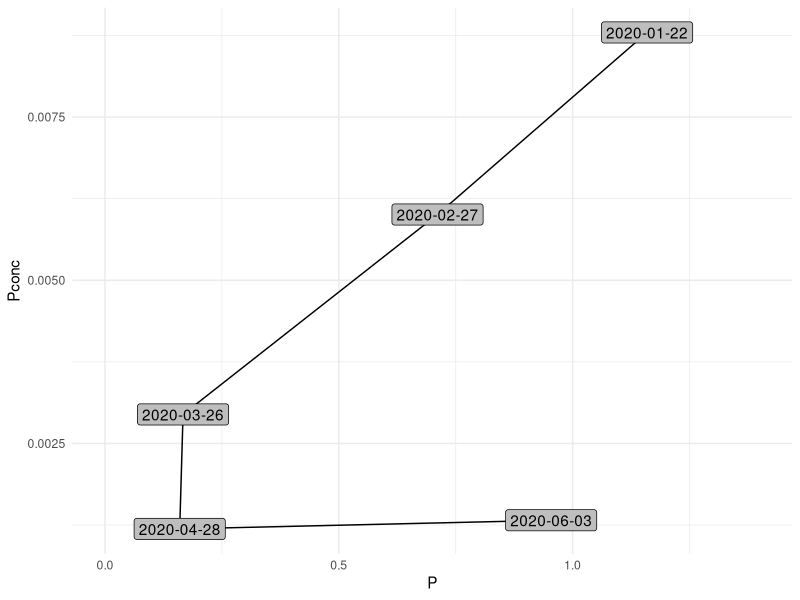

The R script that drew this image:
library(ggplot2)
library(plyr)
library(lubridate)
library(reshape2)

setwd("~/QDev/UniSim3/input/models/saccharina/data")
obs = read.table("obs-2019.txt", sep="\t", header=TRUE)
env = read.table("env-2019.txt", sep="\t", header=TRUE)
obs$Date = dmy(obs$Date)
env$Date = dmy(env$Date)
M = join(obs, env, by="Date")

ggplot(M, aes(P, Pconc)) +
  geom_path() +
  geom_label(aes(label=Date), fill="grey") +
  xlim(0,1.4) +
  theme_minimal()
  